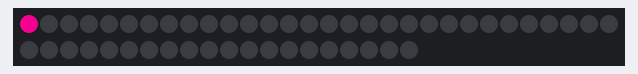
The sketch below on a simulated Arduino Uno, built with avr-gcc and run on an emulated ATmega328P. On the bench: 50 RGB LEDs in strip order, left to right, continuing on the next row. Random numbers use the default seed unless the sketch sets one.

Above: at 0.16 s.
At 0.94 s:
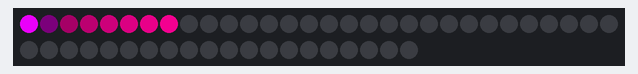
At 1.61 s:
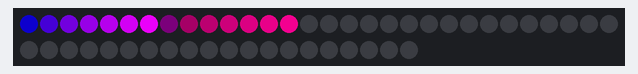
At 3.75 s:
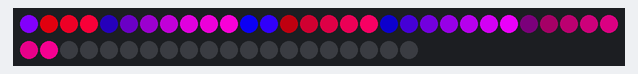
At 21.53 s:
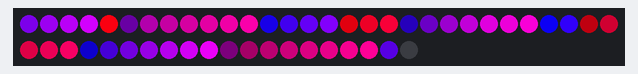
At 39.61 s:
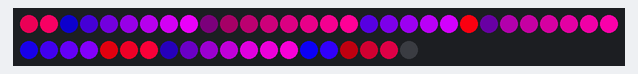

The sketch:

neopixel_test.ino
```cpp
#include <Adafruit_NeoPixel.h>
#include <avr/power.h>

#define PIN        6
#define NUMPIXELS  50

Adafruit_NeoPixel pixels = Adafruit_NeoPixel(NUMPIXELS, PIN, NEO_GRB + NEO_KHZ800);

int moveDelay = 0;     //LEDの色の流れる速度
int pulseDelay = 30;   //LEDが流れる周期
int colorSpeed = 5;    //LED1個単位の黒に変わる速度
int current = 0;        //名前迷った。ごめん。

int pattern2colorStrength = 5;
int pattern2Speed = 3;

int pattern = 3;
bool isReady = false;

class LED {
  public: int ledNum;
  private:int darkColor = 0;
  private:int redToBrue = 7;
  public: int r, g, b, tr, tg, tb;
  public: void SetColor (int red, int green, int blue){
    r = red; g = green; b = blue;
    tr = red / redToBrue;
    tg = green / redToBrue;
    tb = blue / redToBrue;
    updateLED();
  }
  public: void ToDark () {
    int diffr = darkColor - r;
    int diffg = darkColor - g;
    int diffb = darkColor - b;
    int vr = (diffr / colorSpeed);
    int vg = (diffg / colorSpeed);
    int vb = (diffb / colorSpeed);
    r += vr;
    g += vg;
    b += vb;
    updateLED();
  }
  public: void RedToBlue () {
    r -= tr;
    g -= tg;
    b -= tb;
    updateLED();
  }
  public: void updateLED () {
    pixels.setPixelColor( ledNum, pixels.Color(r,g,b) );
    pixels.show();
  }
};
LED led[NUMPIXELS];

void setup() {
  pixels.begin();
  for (int i=0; i<NUMPIXELS; i++) {
    led[i].ledNum = i;
  }
}

void loop() {
  if (pattern == 1) {
    if ( current < NUMPIXELS-1 ) {
      for (int i=0; i<NUMPIXELS; i++) {
        led[i].ToDark();
      }
      led[current].SetColor( 255, 0, 150 );
      delay( moveDelay );
      current += 1;
    } else {
      delay( pulseDelay );
      current = 0;
    }
  }
  else if (pattern == 2) {
    for (int i=0; i<NUMPIXELS; i++) {
      int r = random(0,255) / pattern2colorStrength;
      int g = random(0,255) / pattern2colorStrength;
      int b = random(0,255) / pattern2colorStrength;
      led[i].SetColor(r,g,b);
    }
    delay(pattern2Speed);
  }
  else if (pattern == 3) {
    if ( current < NUMPIXELS-1 ) {
      for (int i=0; i<NUMPIXELS; i++) {
        led[i].RedToBlue();
      }
      led[current].SetColor( 255, 0, 150 );
      delay( moveDelay );
      current += 1;
    } else {
      delay( pulseDelay );
      current = 0;
    }
  }
}
```
